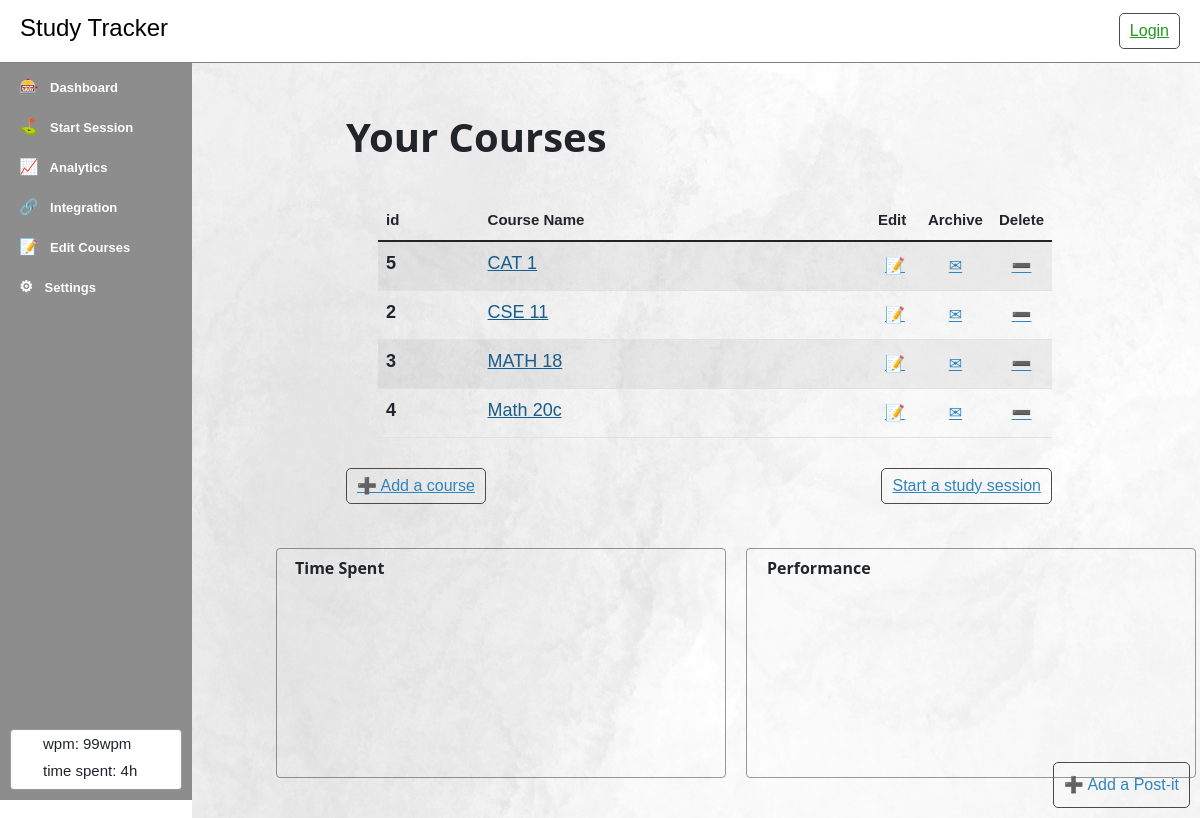
/courses/list/, run on an earlier commit of the app's database.
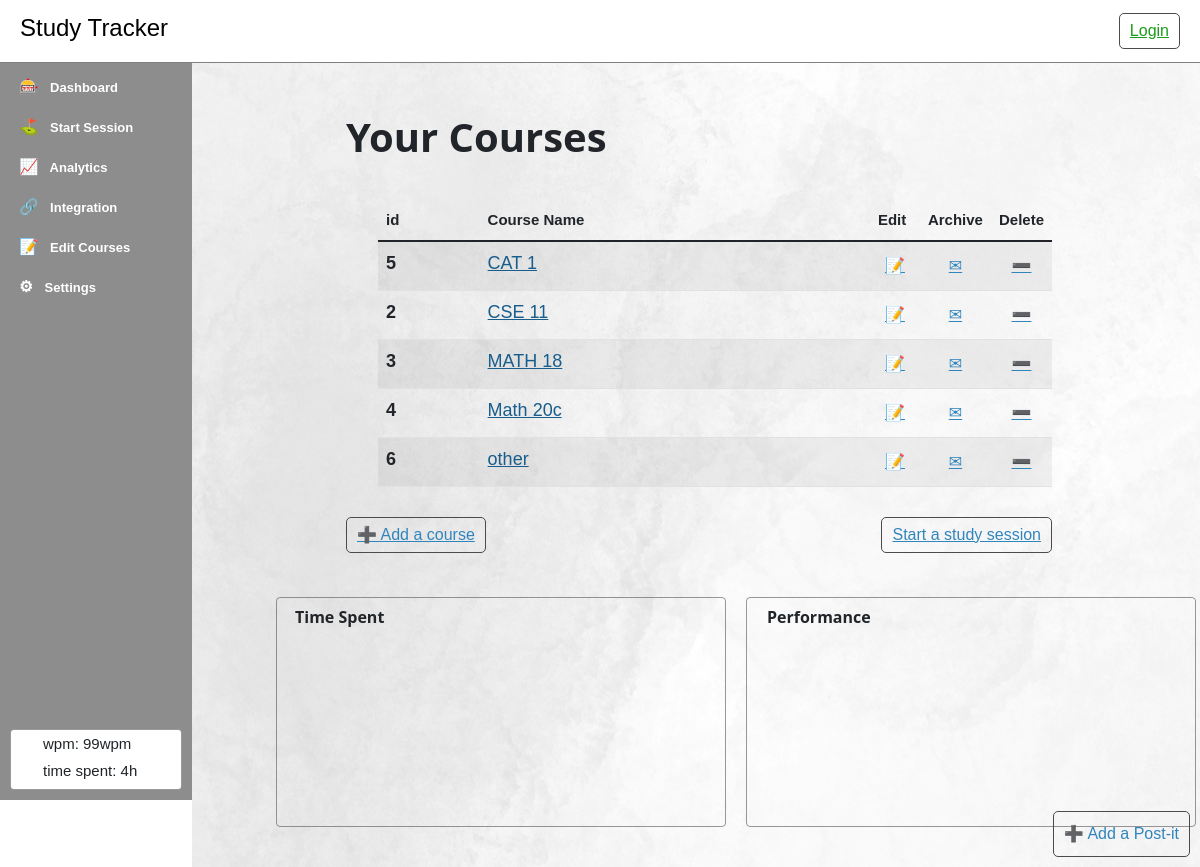
And on a later commit of the database.
### courses/models.py (models this page shows, shortened)
class Course(models.Model):
    course_name = models.CharField(max_length=200)
    date_added = models.DateTimeField('Date added')

### courses/views.py (the view)
# urls.py: path('list/', views.list, name='list'),
def list(request):
    courses = [c for c in Course.objects.all()]
    courses = sorted(courses, key=lambda c: c.course_name)
    now = datetime.utcnow();
    jsData = {
        "study_sessions": [],
        "courses": {},
    }
    for c in courses:
        c_study_sessions = queries.get_study_sessions_byType(c.id, now, "year")
        jsData["courses"][c.id] = {
            "id": c.id,
            "course_name": c.course_name,
            "date_added": str(c.date_added),
        }
        for ss in c_study_sessions:
            jsData["study_sessions"].append({
                "course_name": c.course_name,
                "course_id": c.id,
                'session': {
                    'id': ss.id,
                    'start_date': str(ss.start_date),
                    'end_date': str(ss.end_date),
                    'last_ping': str(ss.last_ping),
                    'duration': ss.duration
                },
            })
    context = {
        'courses': courses,
        'jsData': jsData,
    }
    return render(request, 'courses/list.html', context=context)

### courses/queries.py (called while the page is built)
def get_study_sessions_byType(course_id, now, type):
    course = Course.objects.all().get(pk=course_id)
    start = None
    end = None
    if type == "month":
        start = now - timezone.timedelta(days=30)
        end = now
    elif type == "year":
        start = now - timezone.timedelta(days=360)
        end = now
    else:
        get_study_sessions_today()
    study_sessions = StudySession.objects.filter(course=course,
                                                 start_date__gte=start,
                                                 end_date__lte=end)
    return study_sessions

### courses/templatetags/js.py (called while the page is built)
@register.filter(is_safe=True)
def object_jsStr(obj):
    return mark_safe(json.dumps(obj))

### courses/templates/courses/list.html (shortened to what this page needs)
{% extends 'base.html' %}
{% load static %}
{% block content %}
    {% include 'partials/_sidebar.html' %}
    <div style="flex-grow: 20; overflow-x: hidden; position: relative;">
        {% include 'partials/_postitBackground.html' %}
        <div style="padding: 40px; padding-left: 7vw; max-width: 900px;">
            <div style="padding-left: 70px; margin-bottom: 40px;">
                <h1>Your Courses</h1>
                {% if courses %}
                    <ul style="margin: 40px 0px 30px 0px;">
                    <table class="table table-striped">
                    <thead>
                        <tr>
                        <th scope="col">id</th>
                        <th scope="col">Course Name</th>
                        <th scope="col" style="width: 50px;">Edit</th>
                        <th scope="col" style="width: 50px;">Archive</th>
                        <th scope="col" style="width: 50px;">Delete</th>
                        </tr>
                    </thead>
                    <tbody>
                        {% for c in courses %}
                            <tr style="font-size: 18px;">
                            <th scope="row">{{c.id}}</th>
                            <td><a href="/courses/{{ c.id }}/">{{ c.course_name }}</a></td>
                            <td style="text-align: center;"><a href="{% url 'courses:detail' c.id %}?skipToEdit=true" class="btn btn-icon">📝</a></td>
                            <td style="text-align: center;"><button class="btn btn-icon">✉</button></td>
                            <td style="text-align: center;"><button onclick="prepareForDelete({{c.id}});" class="btn btn-icon">➖</button></td>
                            </tr>
                        {% endfor %}
                    </tbody>
                    </table>
                    </ul>
                {% else %}
                    <p>You have no courses yet.</p>
                {% endif %}
                <div>
                    <a class="btn btn-primary" href="{% url 'courses:add_course' %}" style="display: inline-block; ">➕ Add a course</a>
                    <a class="btn btn-primary" href="{% url 'courses:session' %}" style="float: right;">Start a study session</a>
                </div>
            </div>
            <div style="display: flex; flex-direction: row;">
                <div class="box dashboard-graphToday" id="graphToday" style="position: relative; padding: 10px 16px 0px 16px; display: flex; flex-direction: row; max-height: 250px; max-width: 800px; min-width: 450px; width: 47%; height: 230px; margin-top: 4px;">
                    <h6 class="no-margin center" style="position: absolute; padding-left: 2px;">Time Spent</h6>
                    <div id="coursePiChart-year" style="height: 100%; flex-grow: 8; display: flex; justify-content: center; align-items: center;"></div>
                    <div id="coursePiChart-month" style="height: 100%; flex-grow: 9; display: flex; justify-content: center; align-items: center;"></div>
                    <div id="coursePiChart-week" style="height: 100%; flex-grow: 10; display: flex; justify-content: center; align-items: center;"></div>
                </div>
                <div style="min-height: 10px; min-width: 20px;"></div>
                <div class="box dashboard-graphToday" id="graphToday" style="padding: 10px 16px 0px 0px; display: flex; flex-direction: column; max-height: 250px; max-width: 800px; min-width: 450px; width: 47%; height: 230px; margin-top: 4px;">
                    <h6 class="no-margin center" style="position: absolute; padding-left: 20px;">Performance</h6>
                    <div id="skillsRadarChart" style="height: 100%;"></div>
                </div>
            </div>
        </div>
    </div>
{% endblock %}

What changed in the data, as far as the page shows it:
added Course: id "6", course_name "other"
